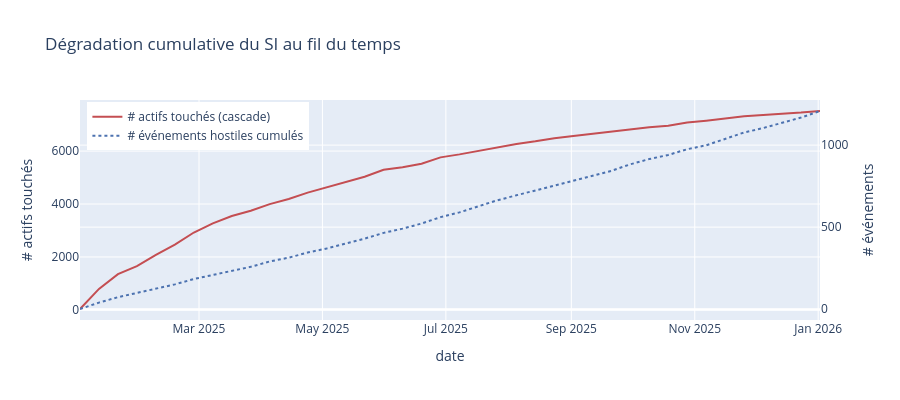

The code cell stored with this chart in its notebook:
### Code cell
# Trajectoire cumulative pour situer le curseur
tmin, tmax = ev_hostile["timestamp"].min(), ev_hostile["timestamp"].max()
timeline = pd.date_range(tmin, tmax, periods=40)
rows = []
for t in timeline:
    c, _, p = cascade_up_to(t, depth=3, threshold=0.1)
    rows.append({"date": t, "n_events": len(p),
                  "n_assets_hit": 0 if c is None else len(c),
                  "mean_severity": 0 if c is None else c["severity"].mean()})
traj = pd.DataFrame(rows)

fig = go.Figure()
fig.add_trace(go.Scatter(x=traj["date"], y=traj["n_assets_hit"],
                           name="# actifs touchés (cascade)",
                           line=dict(color="#C44E52", width=2)))
fig.add_trace(go.Scatter(x=traj["date"], y=traj["n_events"],
                           name="# événements hostiles cumulés",
                           line=dict(color="#4C72B0", width=2, dash="dot"), yaxis="y2"))
fig.update_layout(title="Dégradation cumulative du SI au fil du temps",
                   xaxis=dict(title="date"),
                   yaxis=dict(title="# actifs touchés", side="left"),
                   yaxis2=dict(title="# événements", overlaying="y", side="right"),
                   height=400, legend=dict(x=0.01, y=0.99))
fig.show()
